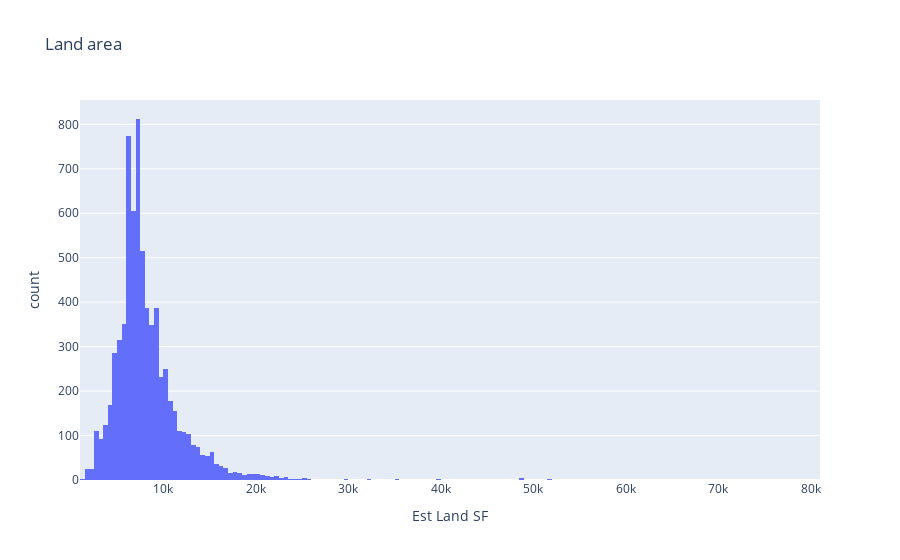

The code cell stored with this chart in its notebook:
### Markdown cell above
#### 'Est Land SF' variable 
Now let's look at land SF

### Code cell
print(X['Est Land SF'].describe())

fig = px.histogram(X, x="Est Land SF", title ='Land area')
fig.show()

### Figure 1 — Plotly figure (JSON) as saved in the notebook; plotly's stock layout.template omitted (floating-point values rounded to 4 significant figures; data arrays with more than 128 entries replaced by an {"elided": "..."} marker saying what was removed)
{"data": [{"alignmentgroup": "True", "bingroup": "x", "hovertemplate": "Est Land SF=%{x}<br>count=%{y}<extra></extra>", "legendgroup": "", "marker": {"color": "#636efa", "pattern": {"shape": ""}}, "name": "", "offsetgroup": "", "orientation": "v", "showlegend": false, "type": "histogram", "x": {"elided": "7078 int values"}, "xaxis": "x", "yaxis": "y"}], "layout": {"barmode": "relative", "legend": {"tracegroupgap": 0}, "title": {"text": "Land area"}, "xaxis": {"anchor": "y", "domain": [0, 1], "title": {"text": "Est Land SF"}}, "yaxis": {"anchor": "x", "domain": [0, 1], "title": {"text": "count"}}}}
